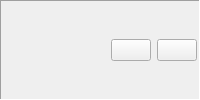
     <widget class="QFrame" name="bottomPanel">
      <property name="sizePolicy">
       <sizepolicy hsizetype="Preferred" vsizetype="Fixed">
        <horstretch>0</horstretch>
        <verstretch>0</verstretch>
       </sizepolicy>
      </property>
      <property name="frameShape">
       <enum>QFrame::Panel</enum>
      </property>
      <property name="frameShadow">
       <enum>QFrame::Sunken</enum>
      </property>
      <layout class="QHBoxLayout" name="horizontalLayout_2" stretch="0">
       <property name="leftMargin">
        <number>2</number>
       </property>
       <property name="topMargin">
        <number>2</number>
       </property>
       <property name="rightMargin">
        <number>2</number>
       </property>
       <property name="bottomMargin">
        <number>2</number>
       </property>
       <item alignment="Qt::AlignRight">
        <widget class="QFrame" name="zoomFrame">
         <property name="sizePolicy">
          <sizepolicy hsizetype="Fixed" vsizetype="Preferred">
           <horstretch>0</horstretch>
           <verstretch>0</verstretch>
          </sizepolicy>
         </property>
         <property name="frameShape">
          <enum>QFrame::NoFrame</enum>
         </property>
         <property name="frameShadow">
          <enum>QFrame::Plain</enum>
         </property>
         <layout class="QHBoxLayout" name="horizontalLayout_3">
          <property name="spacing">
           <number>6</number>
          </property>
          <property name="leftMargin">
           <number>0</number>
          </property>
          <property name="topMargin">
           <number>0</number>
          </property>
          <property name="rightMargin">
           <number>0</number>
          </property>
          <property name="bottomMargin">
           <number>0</number>
          </property>
          <item>
           <widget class="QPushButton" name="zoomOutButton">
            <property name="sizePolicy">
             <sizepolicy hsizetype="Minimum" vsizetype="Fixed">
              <horstretch>0</horstretch>
              <verstretch>0</verstretch>
             </sizepolicy>
            </property>
            <property name="focusPolicy">
             <enum>Qt::NoFocus</enum>
            </property>
            <property name="text">
             <string notr="true"/>
            </property>
            <property name="icon">
             <iconset resource="../res.qrc">
              <normaloff>:/res/images/minus.png</normaloff>:/res/images/minus.png</iconset>
            </property>
            <property name="iconSize">
             <size>
              <width>32</width>
              <height>32</height>
             </size>
            </property>
           </widget>
          </item>
          <item>
           <widget class="QPushButton" name="zoomInButton">
            <property name="sizePolicy">
             <sizepolicy hsizetype="Minimum" vsizetype="Fixed">
              <horstretch>0</horstretch>
              <verstretch>0</verstretch>
             </sizepolicy>
            </property>
            <property name="focusPolicy">
             <enum>Qt::NoFocus</enum>
            </property>
            <property name="text">
             <string notr="true"/>
            </property>
            <property name="icon">
             <iconset resource="../res.qrc">
              <normaloff>:/res/images/plus.png</normaloff>:/res/images/plus.png</iconset>
            </property>
            <property name="iconSize">
             <size>
              <width>32</width>
              <height>32</height>
             </size>
            </property>
           </widget>
          </item>
         </layout>
        </widget>
       </item>
      </layout>
     </widget>
